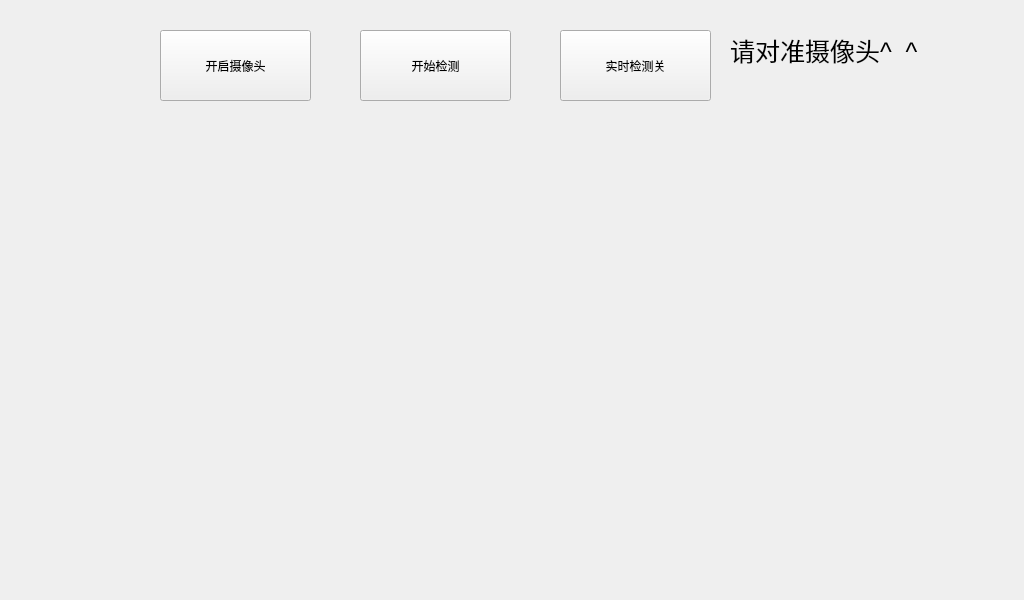
 <widget class="QWidget" name="FaceRecognition">
  <property name="geometry">
   <rect>
    <x>0</x>
    <y>0</y>
    <width>1024</width>
    <height>600</height>
   </rect>
  </property>
  <property name="minimumSize">
   <size>
    <width>2</width>
    <height>0</height>
   </size>
  </property>
  <property name="windowTitle">
   <string>Form</string>
  </property>
  <property name="styleSheet">
   <string notr="true"/>
  </property>
  <widget class="QPushButton" name="home_pushButton">
   <property name="geometry">
    <rect>
     <x>20</x>
     <y>20</y>
     <width>100</width>
     <height>80</height>
    </rect>
   </property>
   <property name="styleSheet">
    <string notr="true">background-image: url(:/rec/img/home.png);</string>
   </property>
   <property name="text">
    <string/>
   </property>
   <property name="flat">
    <bool>true</bool>
   </property>
  </widget>
  <widget class="QLabel" name="face_detect_label">
   <property name="geometry">
    <rect>
     <x>520</x>
     <y>180</y>
     <width>500</width>
     <height>400</height>
    </rect>
   </property>
   <property name="text">
    <string/>
   </property>
  </widget>
  <widget class="QLabel" name="tips_label">
   <property name="geometry">
    <rect>
     <x>730</x>
     <y>10</y>
     <width>231</width>
     <height>81</height>
    </rect>
   </property>
   <property name="font">
    <font>
     <pointsize>19</pointsize>
    </font>
   </property>
   <property name="text">
    <string>请对准摄像头^  ^</string>
   </property>
  </widget>
  <widget class="QLabel" name="face_ok_label">
   <property name="geometry">
    <rect>
     <x>770</x>
     <y>70</y>
     <width>100</width>
     <height>100</height>
    </rect>
   </property>
   <property name="styleSheet">
    <string notr="true"/>
   </property>
   <property name="text">
    <string/>
   </property>
  </widget>
  <widget class="QLabel" name="video_label">
   <property name="geometry">
    <rect>
     <x>4</x>
     <y>180</y>
     <width>500</width>
     <height>400</height>
    </rect>
   </property>
   <property name="text">
    <string/>
   </property>
  </widget>
  <widget class="QPushButton" name="start_detect_pushButton">
   <property name="geometry">
    <rect>
     <x>360</x>
     <y>30</y>
     <width>151</width>
     <height>71</height>
    </rect>
   </property>
   <property name="styleSheet">
    <string notr="true">QPalette{background:#D7DBE4;}QGroupBox#gboxDevicePanel&gt;QLabel{color:#E7ECF0;}

QWidget#frmMain,QWidget[Form=&quot;true&quot;]{
border:1px solid #738393;
border-radius:0px;
}

.QFrame{
border:1px solid #C2CCD8;
border-radius:5px;
}

QLabel,QLineEdit,QTextEdit,QPlainTextEdit,QSpinBox,QGroupBox,QComboBox,QDateEdit,QTimeEdit,QDateTimeEdit,QSpinBox,QTreeView,QListView,QTableView,QTabWidget::pane{
color:#3D3E42;
}

QWidget#widget_title{
background:qlineargradient(spread:pad,x1:0,y1:0,x2:0,y2:1,stop:0 #667481,stop:1 #566373);
}

QLabel#lab_Ico,QLabel#lab_Title{
border-radius:0px;
color:#E7ECF0;
background-color:rgba(0,0,0,0);
border-style:none;
}

QToolButton::menu-indicator{
image:None;
}

QToolButton,QWidget#widget_frm&gt;QLabel{
border-style:none;
padding:10px;
color:#E7ECF0;
background:qlineargradient(spread:pad,x1:0,y1:0,x2:0,y2:1,stop:0 #667481,stop:1 #566373);
}

QToolButton:hover,QWidget#widget_frm&gt;QLabel:hover{
background:qlineargradient(spread:pad,x1:0,y1:0,x2:0,y2:1,stop:0 #778899,stop:1 #708090);
}

QLabel[labVideo=&quot;true&quot;]{
color:#E7ECF0;
border:1px solid #738393;
background:qlineargradient(spread:pad,x1:0,y1:0,x2:0,y2:1,stop:0 #667481,stop:1 #566373);
}

QLabel[labVideo=&quot;true&quot;]:focus{
border:1px solid #FF0000;
background:qlineargradient(spread:pad,x1:0,y1:0,x2:0,y2:1,stop:0 #778899,stop:1 #708090);
}

QLineEdit,QTextEdit,QPlainTextEdit,QSpinBox{
border:1px solid #C2CCD8;
border-radius:5px;
padding:2px;
background:none;
selection-background-color:#667481;
selection-color:#E7ECF0;
}

QLineEdit[echoMode=&quot;2&quot;]{
lineedit-password-character:9679;
}

.QGroupBox{
border:1px solid #C2CCD8;
border-radius:5px;
}

.QPushButton{
border-style:none;
border:1px solid #C2CCD8;
color:#E7ECF0;
padding:5px;
min-height:20px;
border-radius:5px;
background:qlineargradient(spread:pad,x1:0,y1:0,x2:0,y2:1,stop:0 #667481,stop:1 #566373);
}

.QPushButton:hover{
background:qlineargradient(spread:pad,x1:0,y1:0,x2:0,y2:1,stop:0 #778899,stop:1 #708090);
}

.QPushButton:pressed{
background:qlineargradient(spread:pad,x1:0,y1:0,x2:0,y2:1,stop:0 #667481,stop:1 #566373);
}

.QPushButton:disabled{
color:#838383;
background:#F4F4F4;
}

QPushButton#btnSplitterH{
padding:2px;
min-height:8px;
}

QPushButton#btnMenu,QPushButton#btnMenu_Min,QPushButton#btnMenu_Max,QPushButton#btnMenu_Close,QPushButton#btnSplitterV,QPushButton#btnSplitterH{
border-radius:0px;
color:#E7ECF0;
background-color:rgba(0,0,0,0);
border-style:none;
}

QPushButton#btnMenu:hover,QPushButton#btnMenu_Min:hover,QPushButton#btnMenu_Max:hover,QPushButton#btnSplitterV:hover,QPushButton#btnSplitterH:hover{
background-color:qlineargradient(spread:pad,x1:0,y1:1,x2:0,y2:0,stop:0 rgba(25,134,199,0),stop:1 #778899);
}

QPushButton#btnMenu_Close:hover{
background-color:qlineargradient(spread:pad,x1:0,y1:1,x2:0,y2:0,stop:0 rgba(238,0,0,128),stop:1 rgba(238,44,44,255));
}

QCheckBox{
color:#3D3E42;
spacing:2px;
}

QCheckBox::indicator{
width:20px;
height:20px;
}

QCheckBox::indicator:unchecked{
image:url(:/image/checkbox_unchecked.png);
}

QCheckBox::indicator:checked{
image:url(:/image/checkbox_checked.png);
}

QRadioButton{
color:#3D3E42;
spacing:2px;
}

QRadioButton::indicator{
width:15px;
height:15px;
}

QRadioButton::indicator::unchecked{
image:url(:/image/radio_normal.png);
}

QRadioButton::indicator::checked{
image:url(:/image/radio_selected.png);
}

QSpinBox::up-button,QDateEdit::up-button,QTimeEdit::up-button,QDateTimeEdit::up-button{
image:url(:/image/add_top.png);
}

QSpinBox::down-button,QDateEdit::down-button,QTimeEdit::down-button,QDateTimeEdit::down-button{
image:url(:/image/add_bottom.png);
}

QComboBox,QDateEdit,QTimeEdit,QDateTimeEdit,QSpinBox{
border-radius:3px;
padding:3px 5px 3px 5px;
border:1px solid #C2CCD8;
background:none;
selection-background-color:#667481;
selection-color:#E7ECF0;
}

QComboBox::drop-down,QDateEdit::drop-down,QTimeEdit::drop-down,QDateTimeEdit::drop-down{
subcontrol-origin:padding;
subcontrol-position:top right;
width:15px;
border-left-width:1px;
border-left-style:solid;
border-top-right-radius:3px;
border-bottom-right-radius:3px;
border-left-color:#C2CCD8;
}

QComboBox::down-arrow,QDateEdit::down-arrow,QTimeEdit::down-arrow,QDateTimeEdit::down-arrow{
image:url(:/image/add_bottom.png);
}

QMenu{
color:#E7ECF0;
background-color:#667481;
margin:2px;
}

QMenu::item{
padding:3px 20px 3px 20px;
}

QMenu::indicator{
width:13px;
height:13px;
}

QMenu::item:selected{
color:#E7ECF0;
border:0px solid #738393;
background:qlineargradient(spread:pad,x1:0,y1:0,x2:0,y2:1,stop:0 #667481,stop:1 #566373);
}

QMenu::separator{
height:1px;
background:#738393;
}

QProgressBar{
background:#C2CCD8;
border-radius:5px;
text-align:center;
border:1px solid #C2CCD8;
}

QProgressBar::chunk{
width:5px;
margin:0.5px;
background-color:#667481;
}

QSlider::groove:horizontal,QSlider::add-page:horizontal{
height:8px;
border-radius:3px;
background:#C2CCD8;
}

QSlider::sub-page:horizontal{
height:8px;
border-radius:3px;
background:#708090;
}

QSlider::handle:horizontal{
width:13px;
margin-top:-3px;
margin-bottom:-3px;
border-radius:6px;
background:qradialgradient(spread:pad,cx:0.5,cy:0.5,radius:0.5,fx:0.5,fy:0.5,stop:0.6 #667481,stop:0.8 #778899);
}

QSlider::groove:vertical,QSlider::sub-page:vertical{
width:8px;
border-radius:3px;
background:#C2CCD8;
}

QSlider::add-page:vertical{
width:8px;
border-radius:3px;
background:#708090;
}

QSlider::handle:vertical{
height:13px;
margin-left:-2px;
margin-right:-3px;
border-radius:6px;
background:qradialgradient(spread:pad,cx:0.5,cy:0.5,radius:0.5,fx:0.5,fy:0.5,stop:0.6 #667481,stop:0.8 #778899);
}

QScrollBar:vertical{
width:10px;
background-color:rgba(0,0,0,0%);
padding-top:10px;
padding-bottom:10px;
}

QScrollBar:horizontal{
height:10px;
background-color:rgba(0,0,0,0%);
padding-left:10px;
padding-right:10px;
}

QScrollBar::handle:vertical,QScrollBar::handle:horizontal{
width:10px;
background:#708090;
}

QScrollBar::handle:vertical:hover,QScrollBar::handle:horizontal:hover{
width:10px;
background:#566373;
}

QScrollBar::add-line:vertical{
height:10px;
width:10px;
subcontrol-position:bottom;
subcontrol-origin:margin;
border-image:url(:/image/add_bottom.png);
}

QScrollBar::add-line:horizontal{
height:10px;
width:10px;
subcontrol-position:right;
subcontrol-origin:margin;
border-image:url(:/image/add_right.png);
}

QScrollBar::sub-line:vertical{
height:10px;
width:10px;
subcontrol-position:top;
subcontrol-origin:margin;
border-image:url(:/image/add_top.png);
}

QScrollBar::sub-line:horizontal{
height:10px;
width:10px;
subcontrol-position:left;
subcontrol-origin:margin;
border-image:url(:/image/add_left.png);
}

QScrollBar::add-page:vertical,QScrollBar::sub-page:vertical,QScrollBar::add-page:horizontal,QScrollBar::sub-page:horizontal{
width:10px;
background:#C2CCD8;
}

QScrollArea{
border:0px;
}

QTreeView,QListView,QTableView,QTabWidget::pane{
border:1px solid #C2CCD8;
selection-background-color:#778899;
selection-color:#E7ECF0;
alternate-background-color:#DDE0E7;
}

QTableView::item:selected,QListView::item:selected,QTreeView::item:selected{
color:#E7ECF0;
background:qlineargradient(spread:pad,x1:0,y1:0,x2:0,y2:1,stop:0 #667481,stop:1 #566373);
}

QTableView::item:hover,QListView::item:hover,QTreeView::item:hover{
color:#E7ECF0;
background:qlineargradient(spread:pad,x1:0,y1:0,x2:0,y2:1,stop:0 #778899,stop:1 #708090);
}

QTableView::item,QListView::item,QTreeView::item{
padding:5px;
margin:0px;
}

QHeaderView::section,QTableCornerButton:section{
padding:3px;
margin:0px;
color:#E7ECF0;
border:1px solid #C2CCD8;
background:qlineargradient(spread:pad,x1:0,y1:0,x2:0,y2:1,stop:0 #778899,stop:1 #708090);
}

QTabBar::tab{
border-radius:5px;
border:1px solid #C2CCD8;
color:#E7ECF0;
min-width:55px;
min-height:20px;
padding:3px 8px 3px 8px;
margin:1px;
background:qlineargradient(spread:pad,x1:0,y1:0,x2:0,y2:1,stop:0 #778899,stop:1 #708090);
}

QTabBar::tab:selected,QTabBar::tab:hover{
background:qlineargradient(spread:pad,x1:0,y1:0,x2:0,y2:1,stop:0 #667481,stop:1 #566373);
}

QStatusBar::item{
border:0px solid #667481;
border-radius:3px;
}

QToolBox::tab,QToolTip,QGroupBox#gboxDevicePanel{
padding:3px;
border-radius: 5px;
color:#E7ECF0;
background:qlineargradient(spread:pad,x1:0,y1:0,x2:0,y2:1,stop:0 #667481,stop:1 #566373);
}

QToolBox::tab:selected{
background:qlineargradient(spread:pad,x1:0,y1:0,x2:0,y2:1,stop:0 #778899,stop:1 #708090);
}
</string>
   </property>
   <property name="text">
    <string>开始检测</string>
   </property>
  </widget>
  <widget class="QPushButton" name="openc_video_pushButton">
   <property name="geometry">
    <rect>
     <x>160</x>
     <y>30</y>
     <width>151</width>
     <height>71</height>
    </rect>
   </property>
   <property name="styleSheet">
    <string notr="true">QPalette{background:#D7DBE4;}QGroupBox#gboxDevicePanel&gt;QLabel{color:#E7ECF0;}

QWidget#frmMain,QWidget[Form=&quot;true&quot;]{
border:1px solid #738393;
border-radius:0px;
}

.QFrame{
border:1px solid #C2CCD8;
border-radius:5px;
}

QLabel,QLineEdit,QTextEdit,QPlainTextEdit,QSpinBox,QGroupBox,QComboBox,QDateEdit,QTimeEdit,QDateTimeEdit,QSpinBox,QTreeView,QListView,QTableView,QTabWidget::pane{
color:#3D3E42;
}

QWidget#widget_title{
background:qlineargradient(spread:pad,x1:0,y1:0,x2:0,y2:1,stop:0 #667481,stop:1 #566373);
}

QLabel#lab_Ico,QLabel#lab_Title{
border-radius:0px;
color:#E7ECF0;
background-color:rgba(0,0,0,0);
border-style:none;
}

QToolButton::menu-indicator{
image:None;
}

QToolButton,QWidget#widget_frm&gt;QLabel{
border-style:none;
padding:10px;
color:#E7ECF0;
background:qlineargradient(spread:pad,x1:0,y1:0,x2:0,y2:1,stop:0 #667481,stop:1 #566373);
}

QToolButton:hover,QWidget#widget_frm&gt;QLabel:hover{
background:qlineargradient(spread:pad,x1:0,y1:0,x2:0,y2:1,stop:0 #778899,stop:1 #708090);
}

QLabel[labVideo=&quot;true&quot;]{
color:#E7ECF0;
border:1px solid #738393;
background:qlineargradient(spread:pad,x1:0,y1:0,x2:0,y2:1,stop:0 #667481,stop:1 #566373);
}

QLabel[labVideo=&quot;true&quot;]:focus{
border:1px solid #FF0000;
background:qlineargradient(spread:pad,x1:0,y1:0,x2:0,y2:1,stop:0 #778899,stop:1 #708090);
}

QLineEdit,QTextEdit,QPlainTextEdit,QSpinBox{
border:1px solid #C2CCD8;
border-radius:5px;
padding:2px;
background:none;
selection-background-color:#667481;
selection-color:#E7ECF0;
}

QLineEdit[echoMode=&quot;2&quot;]{
lineedit-password-character:9679;
}

.QGroupBox{
border:1px solid #C2CCD8;
border-radius:5px;
}

.QPushButton{
border-style:none;
border:1px solid #C2CCD8;
color:#E7ECF0;
padding:5px;
min-height:20px;
border-radius:5px;
background:qlineargradient(spread:pad,x1:0,y1:0,x2:0,y2:1,stop:0 #667481,stop:1 #566373);
}

.QPushButton:hover{
background:qlineargradient(spread:pad,x1:0,y1:0,x2:0,y2:1,stop:0 #778899,stop:1 #708090);
}

.QPushButton:pressed{
background:qlineargradient(spread:pad,x1:0,y1:0,x2:0,y2:1,stop:0 #667481,stop:1 #566373);
}

.QPushButton:disabled{
color:#838383;
background:#F4F4F4;
}

QPushButton#btnSplitterH{
padding:2px;
min-height:8px;
}

QPushButton#btnMenu,QPushButton#btnMenu_Min,QPushButton#btnMenu_Max,QPushButton#btnMenu_Close,QPushButton#btnSplitterV,QPushButton#btnSplitterH{
border-radius:0px;
color:#E7ECF0;
background-color:rgba(0,0,0,0);
border-style:none;
}

QPushButton#btnMenu:hover,QPushButton#btnMenu_Min:hover,QPushButton#btnMenu_Max:hover,QPushButton#btnSplitterV:hover,QPushButton#btnSplitterH:hover{
background-color:qlineargradient(spread:pad,x1:0,y1:1,x2:0,y2:0,stop:0 rgba(25,134,199,0),stop:1 #778899);
}

QPushButton#btnMenu_Close:hover{
background-color:qlineargradient(spread:pad,x1:0,y1:1,x2:0,y2:0,stop:0 rgba(238,0,0,128),stop:1 rgba(238,44,44,255));
}

QCheckBox{
color:#3D3E42;
spacing:2px;
}

QCheckBox::indicator{
width:20px;
height:20px;
}

QCheckBox::indicator:unchecked{
image:url(:/image/checkbox_unchecked.png);
}

QCheckBox::indicator:checked{
image:url(:/image/checkbox_checked.png);
}

QRadioButton{
color:#3D3E42;
spacing:2px;
}

QRadioButton::indicator{
width:15px;
height:15px;
}

QRadioButton::indicator::unchecked{
image:url(:/image/radio_normal.png);
}

QRadioButton::indicator::checked{
image:url(:/image/radio_selected.png);
}

QSpinBox::up-button,QDateEdit::up-button,QTimeEdit::up-button,QDateTimeEdit::up-button{
image:url(:/image/add_top.png);
}

QSpinBox::down-button,QDateEdit::down-button,QTimeEdit::down-button,QDateTimeEdit::down-button{
image:url(:/image/add_bottom.png);
}

QComboBox,QDateEdit,QTimeEdit,QDateTimeEdit,QSpinBox{
border-radius:3px;
padding:3px 5px 3px 5px;
border:1px solid #C2CCD8;
background:none;
selection-background-color:#667481;
selection-color:#E7ECF0;
}

QComboBox::drop-down,QDateEdit::drop-down,QTimeEdit::drop-down,QDateTimeEdit::drop-down{
subcontrol-origin:padding;
subcontrol-position:top right;
width:15px;
border-left-width:1px;
border-left-style:solid;
border-top-right-radius:3px;
border-bottom-right-radius:3px;
border-left-color:#C2CCD8;
}

QComboBox::down-arrow,QDateEdit::down-arrow,QTimeEdit::down-arrow,QDateTimeEdit::down-arrow{
image:url(:/image/add_bottom.png);
}

QMenu{
color:#E7ECF0;
background-color:#667481;
margin:2px;
}

QMenu::item{
padding:3px 20px 3px 20px;
}

QMenu::indicator{
width:13px;
height:13px;
}

QMenu::item:selected{
color:#E7ECF0;
border:0px solid #738393;
background:qlineargradient(spread:pad,x1:0,y1:0,x2:0,y2:1,stop:0 #667481,stop:1 #566373);
}

QMenu::separator{
height:1px;
background:#738393;
}

QProgressBar{
background:#C2CCD8;
border-radius:5px;
text-align:center;
border:1px solid #C2CCD8;
}

QProgressBar::chunk{
width:5px;
margin:0.5px;
background-color:#667481;
}

QSlider::groove:horizontal,QSlider::add-page:horizontal{
height:8px;
border-radius:3px;
background:#C2CCD8;
}

QSlider::sub-page:horizontal{
height:8px;
border-radius:3px;
background:#708090;
}

QSlider::handle:horizontal{
width:13px;
margin-top:-3px;
margin-bottom:-3px;
border-radius:6px;
background:qradialgradient(spread:pad,cx:0.5,cy:0.5,radius:0.5,fx:0.5,fy:0.5,stop:0.6 #667481,stop:0.8 #778899);
}

QSlider::groove:vertical,QSlider::sub-page:vertical{
width:8px;
border-radius:3px;
background:#C2CCD8;
}

QSlider::add-page:vertical{
width:8px;
border-radius:3px;
background:#708090;
}

QSlider::handle:vertical{
height:13px;
margin-left:-2px;
margin-right:-3px;
border-radius:6px;
background:qradialgradient(spread:pad,cx:0.5,cy:0.5,radius:0.5,fx:0.5,fy:0.5,stop:0.6 #667481,stop:0.8 #778899);
}

QScrollBar:vertical{
width:10px;
background-color:rgba(0,0,0,0%);
padding-top:10px;
padding-bottom:10px;
}

QScrollBar:horizontal{
height:10px;
background-color:rgba(0,0,0,0%);
padding-left:10px;
padding-right:10px;
}

QScrollBar::handle:vertical,QScrollBar::handle:horizontal{
width:10px;
background:#708090;
}

QScrollBar::handle:vertical:hover,QScrollBar::handle:horizontal:hover{
width:10px;
background:#566373;
}

QScrollBar::add-line:vertical{
height:10px;
width:10px;
subcontrol-position:bottom;
subcontrol-origin:margin;
border-image:url(:/image/add_bottom.png);
}

QScrollBar::add-line:horizontal{
height:10px;
width:10px;
subcontrol-position:right;
subcontrol-origin:margin;
border-image:url(:/image/add_right.png);
}

QScrollBar::sub-line:vertical{
height:10px;
width:10px;
subcontrol-position:top;
subcontrol-origin:margin;
border-image:url(:/image/add_top.png);
}

QScrollBar::sub-line:horizontal{
height:10px;
width:10px;
subcontrol-position:left;
subcontrol-origin:margin;
border-image:url(:/image/add_left.png);
}

QScrollBar::add-page:vertical,QScrollBar::sub-page:vertical,QScrollBar::add-page:horizontal,QScrollBar::sub-page:horizontal{
width:10px;
background:#C2CCD8;
}

QScrollArea{
border:0px;
}

QTreeView,QListView,QTableView,QTabWidget::pane{
border:1px solid #C2CCD8;
selection-background-color:#778899;
selection-color:#E7ECF0;
alternate-background-color:#DDE0E7;
}

QTableView::item:selected,QListView::item:selected,QTreeView::item:selected{
color:#E7ECF0;
background:qlineargradient(spread:pad,x1:0,y1:0,x2:0,y2:1,stop:0 #667481,stop:1 #566373);
}

QTableView::item:hover,QListView::item:hover,QTreeView::item:hover{
color:#E7ECF0;
background:qlineargradient(spread:pad,x1:0,y1:0,x2:0,y2:1,stop:0 #778899,stop:1 #708090);
}

QTableView::item,QListView::item,QTreeView::item{
padding:5px;
margin:0px;
}

QHeaderView::section,QTableCornerButton:section{
padding:3px;
margin:0px;
color:#E7ECF0;
border:1px solid #C2CCD8;
background:qlineargradient(spread:pad,x1:0,y1:0,x2:0,y2:1,stop:0 #778899,stop:1 #708090);
}

QTabBar::tab{
border-radius:5px;
border:1px solid #C2CCD8;
color:#E7ECF0;
min-width:55px;
min-height:20px;
padding:3px 8px 3px 8px;
margin:1px;
background:qlineargradient(spread:pad,x1:0,y1:0,x2:0,y2:1,stop:0 #778899,stop:1 #708090);
}

QTabBar::tab:selected,QTabBar::tab:hover{
background:qlineargradient(spread:pad,x1:0,y1:0,x2:0,y2:1,stop:0 #667481,stop:1 #566373);
}

QStatusBar::item{
border:0px solid #667481;
border-radius:3px;
}

QToolBox::tab,QToolTip,QGroupBox#gboxDevicePanel{
padding:3px;
border-radius: 5px;
color:#E7ECF0;
background:qlineargradient(spread:pad,x1:0,y1:0,x2:0,y2:1,stop:0 #667481,stop:1 #566373);
}

QToolBox::tab:selected{
background:qlineargradient(spread:pad,x1:0,y1:0,x2:0,y2:1,stop:0 #778899,stop:1 #708090);
}
</string>
   </property>
   <property name="text">
    <string>开启摄像头</string>
   </property>
  </widget>
  <widget class="QPushButton" name="rt_detect_pushButton">
   <property name="geometry">
    <rect>
     <x>560</x>
     <y>30</y>
     <width>151</width>
     <height>71</height>
    </rect>
   </property>
   <property name="styleSheet">
    <string notr="true">QPalette{background:#D7DBE4;}QGroupBox#gboxDevicePanel&gt;QLabel{color:#E7ECF0;}

QWidget#frmMain,QWidget[Form=&quot;true&quot;]{
border:1px solid #738393;
border-radius:0px;
}

.QFrame{
border:1px solid #C2CCD8;
border-radius:5px;
}

QLabel,QLineEdit,QTextEdit,QPlainTextEdit,QSpinBox,QGroupBox,QComboBox,QDateEdit,QTimeEdit,QDateTimeEdit,QSpinBox,QTreeView,QListView,QTableView,QTabWidget::pane{
color:#3D3E42;
}

QWidget#widget_title{
background:qlineargradient(spread:pad,x1:0,y1:0,x2:0,y2:1,stop:0 #667481,stop:1 #566373);
}

QLabel#lab_Ico,QLabel#lab_Title{
border-radius:0px;
color:#E7ECF0;
background-color:rgba(0,0,0,0);
border-style:none;
}

QToolButton::menu-indicator{
image:None;
}

QToolButton,QWidget#widget_frm&gt;QLabel{
border-style:none;
padding:10px;
color:#E7ECF0;
background:qlineargradient(spread:pad,x1:0,y1:0,x2:0,y2:1,stop:0 #667481,stop:1 #566373);
}

QToolButton:hover,QWidget#widget_frm&gt;QLabel:hover{
background:qlineargradient(spread:pad,x1:0,y1:0,x2:0,y2:1,stop:0 #778899,stop:1 #708090);
}

QLabel[labVideo=&quot;true&quot;]{
color:#E7ECF0;
border:1px solid #738393;
background:qlineargradient(spread:pad,x1:0,y1:0,x2:0,y2:1,stop:0 #667481,stop:1 #566373);
}

QLabel[labVideo=&quot;true&quot;]:focus{
border:1px solid #FF0000;
background:qlineargradient(spread:pad,x1:0,y1:0,x2:0,y2:1,stop:0 #778899,stop:1 #708090);
}

QLineEdit,QTextEdit,QPlainTextEdit,QSpinBox{
border:1px solid #C2CCD8;
border-radius:5px;
padding:2px;
background:none;
selection-background-color:#667481;
selection-color:#E7ECF0;
}

QLineEdit[echoMode=&quot;2&quot;]{
lineedit-password-character:9679;
}

.QGroupBox{
border:1px solid #C2CCD8;
border-radius:5px;
}

.QPushButton{
border-style:none;
border:1px solid #C2CCD8;
color:#E7ECF0;
padding:5px;
min-height:20px;
border-radius:5px;
background:qlineargradient(spread:pad,x1:0,y1:0,x2:0,y2:1,stop:0 #667481,stop:1 #566373);
}

.QPushButton:hover{
background:qlineargradient(spread:pad,x1:0,y1:0,x2:0,y2:1,stop:0 #778899,stop:1 #708090);
}

.QPushButton:pressed{
background:qlineargradient(spread:pad,x1:0,y1:0,x2:0,y2:1,stop:0 #667481,stop:1 #566373);
}

.QPushButton:disabled{
color:#838383;
background:#F4F4F4;
}

QPushButton#btnSplitterH{
padding:2px;
min-height:8px;
}

QPushButton#btnMenu,QPushButton#btnMenu_Min,QPushButton#btnMenu_Max,QPushButton#btnMenu_Close,QPushButton#btnSplitterV,QPushButton#btnSplitterH{
border-radius:0px;
color:#E7ECF0;
background-color:rgba(0,0,0,0);
border-style:none;
}

QPushButton#btnMenu:hover,QPushButton#btnMenu_Min:hover,QPushButton#btnMenu_Max:hover,QPushButton#btnSplitterV:hover,QPushButton#btnSplitterH:hover{
background-color:qlineargradient(spread:pad,x1:0,y1:1,x2:0,y2:0,stop:0 rgba(25,134,199,0),stop:1 #778899);
}

QPushButton#btnMenu_Close:hover{
background-color:qlineargradient(spread:pad,x1:0,y1:1,x2:0,y2:0,stop:0 rgba(238,0,0,128),stop:1 rgba(238,44,44,255));
}

QCheckBox{
color:#3D3E42;
spacing:2px;
}

QCheckBox::indicator{
width:20px;
height:20px;
}

QCheckBox::indicator:unchecked{
image:url(:/image/checkbox_unchecked.png);
}

QCheckBox::indicator:checked{
image:url(:/image/checkbox_checked.png);
}

QRadioButton{
color:#3D3E42;
spacing:2px;
}

QRadioButton::indicator{
width:15px;
height:15px;
}

QRadioButton::indicator::unchecked{
image:url(:/image/radio_normal.png);
}

QRadioButton::indicator::checked{
image:url(:/image/radio_selected.png);
}

QSpinBox::up-button,QDateEdit::up-button,QTimeEdit::up-button,QDateTimeEdit::up-button{
image:url(:/image/add_top.png);
}

QSpinBox::down-button,QDateEdit::down-button,QTimeEdit::down-button,QDateTimeEdit::down-button{
image:url(:/image/add_bottom.png);
}

QComboBox,QDateEdit,QTimeEdit,QDateTimeEdit,QSpinBox{
border-radius:3px;
padding:3px 5px 3px 5px;
border:1px solid #C2CCD8;
background:none;
selection-background-color:#667481;
selection-color:#E7ECF0;
}

QComboBox::drop-down,QDateEdit::drop-down,QTimeEdit::drop-down,QDateTimeEdit::drop-down{
subcontrol-origin:padding;
subcontrol-position:top right;
width:15px;
border-left-width:1px;
border-left-style:solid;
border-top-right-radius:3px;
border-bottom-right-radius:3px;
border-left-color:#C2CCD8;
}

QComboBox::down-arrow,QDateEdit::down-arrow,QTimeEdit::down-arrow,QDateTimeEdit::down-arrow{
image:url(:/image/add_bottom.png);
}

QMenu{
color:#E7ECF0;
background-color:#667481;
margin:2px;
}

QMenu::item{
padding:3px 20px 3px 20px;
}

QMenu::indicator{
width:13px;
height:13px;
}

QMenu::item:selected{
color:#E7ECF0;
border:0px solid #738393;
background:qlineargradient(spread:pad,x1:0,y1:0,x2:0,y2:1,stop:0 #667481,stop:1 #566373);
}

QMenu::separator{
height:1px;
background:#738393;
}

QProgressBar{
background:#C2CCD8;
border-radius:5px;
text-align:center;
border:1px solid #C2CCD8;
}

QProgressBar::chunk{
width:5px;
margin:0.5px;
background-color:#667481;
}

QSlider::groove:horizontal,QSlider::add-page:horizontal{
height:8px;
border-radius:3px;
background:#C2CCD8;
}

QSlider::sub-page:horizontal{
height:8px;
border-radius:3px;
background:#708090;
}

QSlider::handle:horizontal{
width:13px;
margin-top:-3px;
margin-bottom:-3px;
border-radius:6px;
background:qradialgradient(spread:pad,cx:0.5,cy:0.5,radius:0.5,fx:0.5,fy:0.5,stop:0.6 #667481,stop:0.8 #778899);
}

QSlider::groove:vertical,QSlider::sub-page:vertical{
width:8px;
border-radius:3px;
background:#C2CCD8;
}

QSlider::add-page:vertical{
width:8px;
border-radius:3px;
background:#708090;
}

QSlider::handle:vertical{
height:13px;
margin-left:-2px;
margin-right:-3px;
border-radius:6px;
background:qradialgradient(spread:pad,cx:0.5,cy:0.5,radius:0.5,fx:0.5,fy:0.5,stop:0.6 #667481,stop:0.8 #778899);
}

QScrollBar:vertical{
width:10px;
background-color:rgba(0,0,0,0%);
padding-top:10px;
padding-bottom:10px;
}

QScrollBar:horizontal{
height:10px;
background-color:rgba(0,0,0,0%);
padding-left:10px;
padding-right:10px;
}

QScrollBar::handle:vertical,QScrollBar::handle:horizontal{
width:10px;
background:#708090;
}

QScrollBar::handle:vertical:hover,QScrollBar::handle:horizontal:hover{
width:10px;
background:#566373;
}

QScrollBar::add-line:vertical{
height:10px;
width:10px;
subcontrol-position:bottom;
subcontrol-origin:margin;
border-image:url(:/image/add_bottom.png);
}

QScrollBar::add-line:horizontal{
height:10px;
width:10px;
subcontrol-position:right;
subcontrol-origin:margin;
border-image:url(:/image/add_right.png);
}

QScrollBar::sub-line:vertical{
height:10px;
width:10px;
subcontrol-position:top;
subcontrol-origin:margin;
border-image:url(:/image/add_top.png);
}

QScrollBar::sub-line:horizontal{
height:10px;
width:10px;
subcontrol-position:left;
subcontrol-origin:margin;
border-image:url(:/image/add_left.png);
}

QScrollBar::add-page:vertical,QScrollBar::sub-page:vertical,QScrollBar::add-page:horizontal,QScrollBar::sub-page:horizontal{
width:10px;
background:#C2CCD8;
}

QScrollArea{
border:0px;
}

QTreeView,QListView,QTableView,QTabWidget::pane{
border:1px solid #C2CCD8;
selection-background-color:#778899;
selection-color:#E7ECF0;
alternate-background-color:#DDE0E7;
}

QTableView::item:selected,QListView::item:selected,QTreeView::item:selected{
color:#E7ECF0;
background:qlineargradient(spread:pad,x1:0,y1:0,x2:0,y2:1,stop:0 #667481,stop:1 #566373);
}

QTableView::item:hover,QListView::item:hover,QTreeView::item:hover{
color:#E7ECF0;
background:qlineargradient(spread:pad,x1:0,y1:0,x2:0,y2:1,stop:0 #778899,stop:1 #708090);
}

QTableView::item,QListView::item,QTreeView::item{
padding:5px;
margin:0px;
}

QHeaderView::section,QTableCornerButton:section{
padding:3px;
margin:0px;
color:#E7ECF0;
border:1px solid #C2CCD8;
background:qlineargradient(spread:pad,x1:0,y1:0,x2:0,y2:1,stop:0 #778899,stop:1 #708090);
}

QTabBar::tab{
border-radius:5px;
border:1px solid #C2CCD8;
color:#E7ECF0;
min-width:55px;
min-height:20px;
padding:3px 8px 3px 8px;
margin:1px;
background:qlineargradient(spread:pad,x1:0,y1:0,x2:0,y2:1,stop:0 #778899,stop:1 #708090);
}

QTabBar::tab:selected,QTabBar::tab:hover{
background:qlineargradient(spread:pad,x1:0,y1:0,x2:0,y2:1,stop:0 #667481,stop:1 #566373);
}

QStatusBar::item{
border:0px solid #667481;
border-radius:3px;
}

QToolBox::tab,QToolTip,QGroupBox#gboxDevicePanel{
padding:3px;
border-radius: 5px;
color:#E7ECF0;
background:qlineargradient(spread:pad,x1:0,y1:0,x2:0,y2:1,stop:0 #667481,stop:1 #566373);
}

QToolBox::tab:selected{
background:qlineargradient(spread:pad,x1:0,y1:0,x2:0,y2:1,stop:0 #778899,stop:1 #708090);
}
</string>
   </property>
   <property name="text">
    <string>实时检测关</string>
   </property>
  </widget>
 </widget>
